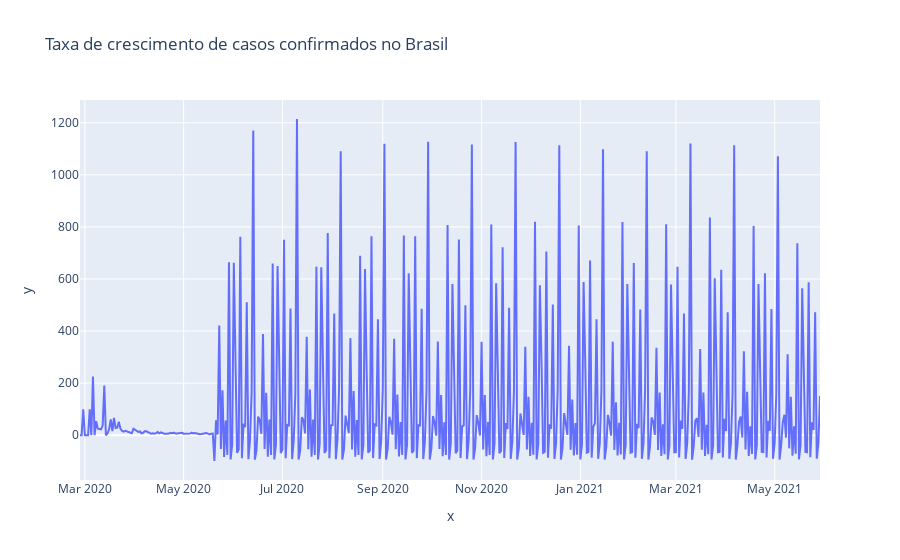

Notebook code cell kept with this figure:
### Code cell
#Preparação da plotagem do gráfico
primeiro_dia = brasil.datadeobservacao.loc[brasil.confirmados > 0].min()

px.line(x=pd.date_range(primeiro_dia, brasil.datadeobservacao.max())[1:],
       y=tx_dia, title='Taxa de crescimento de casos confirmados no Brasil')

### Figure 1 — Plotly figure (JSON) as saved in the notebook; plotly's stock layout.template omitted (floating-point values rounded to 4 significant figures; data arrays with more than 128 entries replaced by an {"elided": "..."} marker saying what was removed)
{"data": [{"hovertemplate": "x=%{x}<br>y=%{y}<extra></extra>", "legendgroup": "", "line": {"color": "#636efa", "dash": "solid"}, "marker": {"symbol": "circle"}, "mode": "lines", "name": "", "orientation": "v", "showlegend": false, "type": "scatter", "x": {"elided": "458 str values"}, "xaxis": "x", "y": {"elided": "458 float values"}, "yaxis": "y"}], "layout": {"legend": {"tracegroupgap": 0}, "title": {"text": "Taxa de crescimento de casos confirmados no Brasil"}, "xaxis": {"anchor": "y", "domain": [0, 1], "title": {"text": "x"}}, "yaxis": {"anchor": "x", "domain": [0, 1], "title": {"text": "y"}}}}
